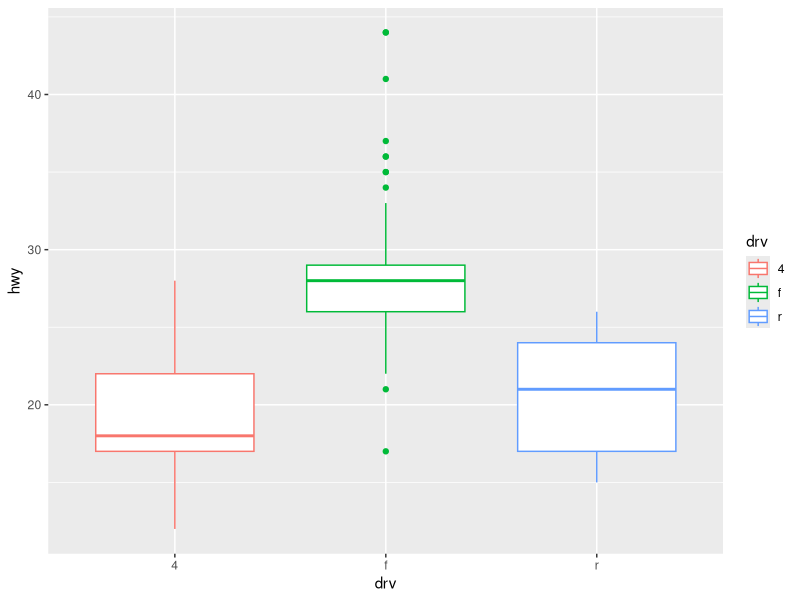

Write R code to recreate this figure.
## ---- chunk 1
knitr::opts_chunk$set(echo = TRUE)
## ---- chunk 2
library(ggplot2)
ggplot(data = mpg, aes(x = drv, 
                       y = hwy, 
                       colour = drv)) + 
  geom_boxplot()

